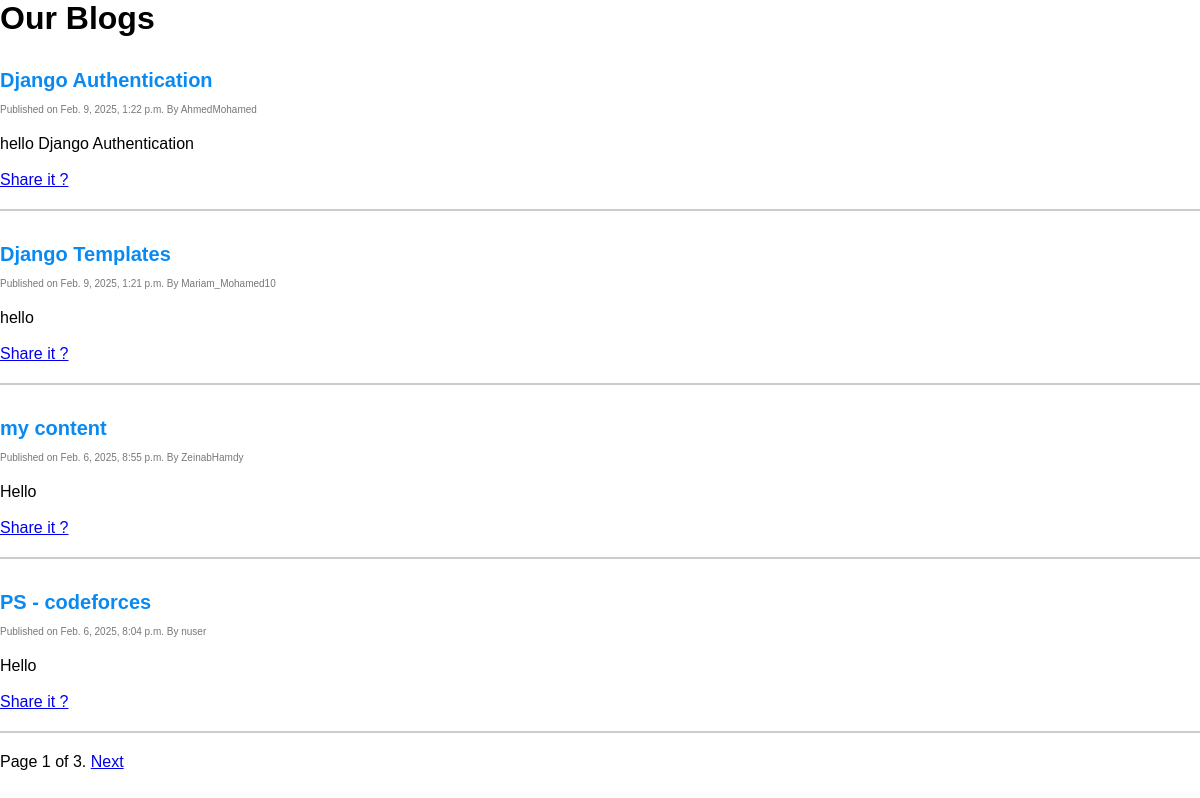
/posts/, run on an earlier commit of the app's database.
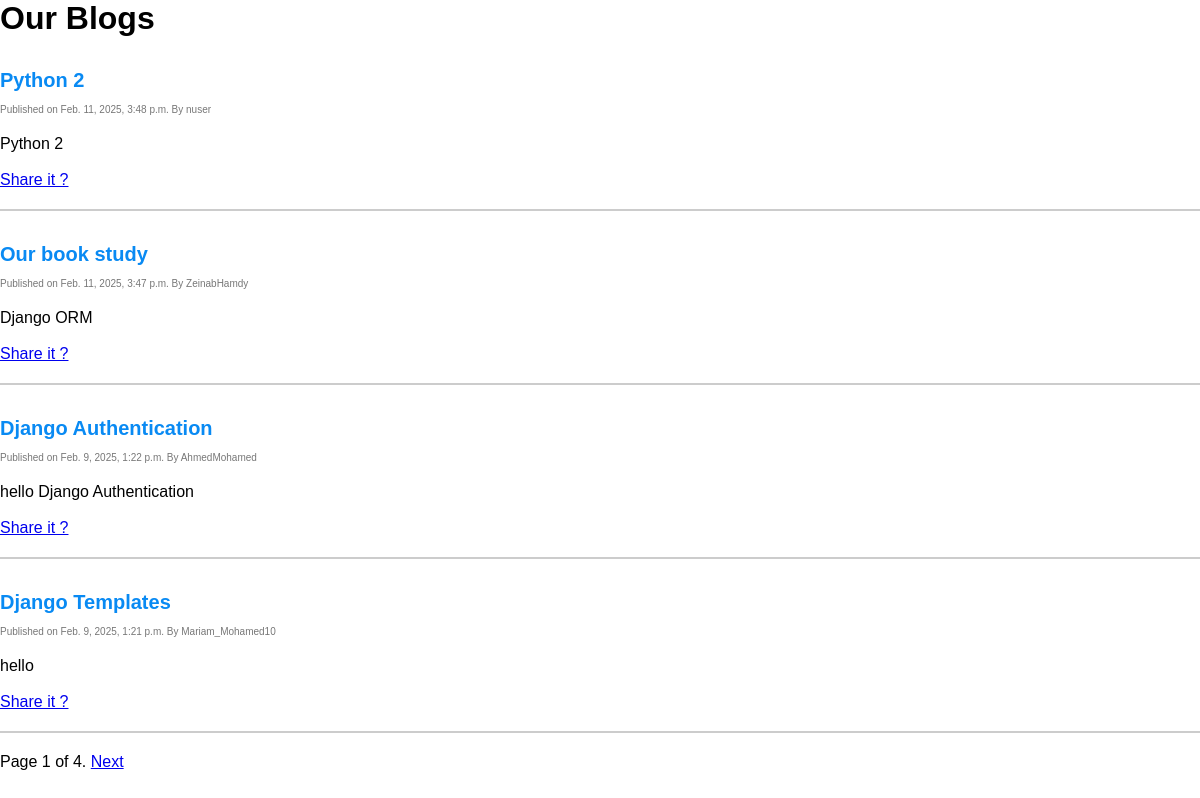
And on a later commit of the database.
### blog/models.py (models this page shows, shortened)
class Post(models.Model):
    author = models.ForeignKey(
        User,
        on_delete=models.CASCADE,
        related_name='posts',
    )
    title = models.CharField(
        max_length=100,
        unique=True,
    )
    content = models.TextField()
    created_at = models.DateTimeField(
        auto_now_add=True,
    )
    updated_at = models.DateTimeField(
        auto_now=True,
    )
    published_at = models.DateTimeField(
        null=True,
        blank=True,
    )
    status = models.CharField(
        max_length=15,
        choices=[
            ('draft', 'Draft'),
            ('published', 'Published'),
        ],
        default='draft',
    )
    objects = models.Manager()  # Default manager
    published = PublishedManager()
    class Meta:
        ordering = ['-published_at']

### blog/views.py (the view)
# urls.py: path('posts/', views.post_list, name='post_list'),
def post_list(req):
    posts = Post.published.all()
    paginator = Paginator(posts, 4)
    page_number = req.GET.get('page', '1') # as req.GET.get('page') returns a string
    error_message =''
    try:
        page_number = int(page_number)
        if page_number < 1:
            error_message = 'Page number must be greater than 0'
        elif page_number > paginator.num_pages:
            error_message = 'Page number must be less than or equal to the total number of pages'
    except ValueError:
        error_message = 'Page number must be an integer'
    if error_message :
        return render(req, 'error.html', {'error_message': error_message})
    posts = paginator.get_page(page_number)
    context = {
        'page': page_number,
        'posts': posts,
        'total_pages': paginator.num_pages,
    }
    return render(req, 'posts.html', context)

### blog/models.py (called while the page is built)
    def get_queryset(self):
        return super().get_queryset().filter(status='published')

### templates/posts.html (shortened to what this page needs)
{% extends "base.html" %}
{% load static %}
{% block content %}
    {% if not title %}
        <h1>Our Blogs</h1>
    {% endif %}
    {% if not title %}
        {% for post in posts %}
            <article>
                <p class="title"> <a href='../post/{{post.pk}}'>{{ post.title }}</a></p>
                <p class='smaller'>
                    <span class='date'>Published on {{ post.published_at }}</span>
                    <span class='author'>By {{ post.author }}</span>
                </p>
                <p class="content">{{ post.content }}</p>
            </article>
            <br>
            <span> <a href='http://127.0.0.1:8000/post_share/{{post.pk}}'>Share it ?</a> </span>
            <hr>
        {% endfor %}
        <div>
            <span >
                <span>
                    Page {{ page }} of {{ total_pages }}.
                </span>
                {% if posts.has_next %}
                    <a href="?page={{ posts.next_page_number }}">Next</a>
                {% endif %}
            </span>
        </div>
    {% endif %}
{% endblock %}

What changed in the data, as far as the page shows it:
no longer on this page (row unchanged): Post: title "my content", published_at "Feb. 6, 2025, 8:55 p.m.", author "ZeinabHamdy", content "Hello"
no longer on this page (row unchanged): Post: title "PS - codeforces", published_at "Feb. 6, 2025, 8:04 p.m.", author "nuser", content "Hello"
added Post: title "Python 2", published_at "Feb. 11, 2025, 3:48 p.m.", author "nuser", content "Python 2"
added Post: title "Our book study", published_at "Feb. 11, 2025, 3:47 p.m.", author "ZeinabHamdy", content "Django ORM"
Also different on the page:
{{ total_pages }}: "3" → "4"
